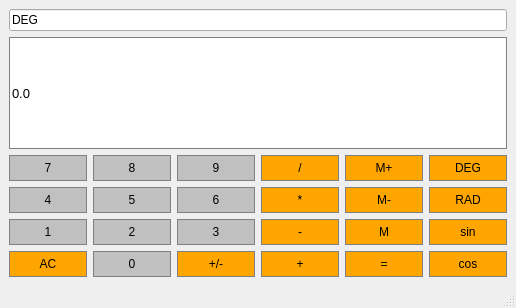
<?xml version="1.0" encoding="UTF-8"?>
<ui version="4.0">
 <class>Calcolatrice</class>
 <widget class="QMainWindow" name="Calcolatrice">
  <property name="geometry">
   <rect>
    <x>0</x>
    <y>0</y>
    <width>516</width>
    <height>308</height>
   </rect>
  </property>
  <property name="sizePolicy">
   <sizepolicy hsizetype="Expanding" vsizetype="Fixed">
    <horstretch>0</horstretch>
    <verstretch>0</verstretch>
   </sizepolicy>
  </property>
  <property name="windowTitle">
   <string>Calcolatrice</string>
  </property>
  <widget class="QWidget" name="centralwidget">
   <layout class="QGridLayout" name="gridLayout">
    <item row="2" column="1">
     <widget class="QPushButton" name="Button8">
      <property name="sizePolicy">
       <sizepolicy hsizetype="Preferred" vsizetype="Preferred">
        <horstretch>0</horstretch>
        <verstretch>0</verstretch>
       </sizepolicy>
      </property>
      <property name="styleSheet">
       <string notr="true">QPushButton{
	background-color: #C0C0C0;
	border: 1px solid gray;
	padding: 5px;
}
QPushButton:pressed{
	background-color: #A9A9A9;
	border: 1px solid gray;
	padding: 5px;
}</string>
      </property>
      <property name="text">
       <string>8</string>
      </property>
     </widget>
    </item>
    <item row="4" column="0">
     <widget class="QPushButton" name="Button1">
      <property name="sizePolicy">
       <sizepolicy hsizetype="Preferred" vsizetype="Preferred">
        <horstretch>0</horstretch>
        <verstretch>0</verstretch>
       </sizepolicy>
      </property>
      <property name="styleSheet">
       <string notr="true">QPushButton{
	background-color: #C0C0C0;
	border: 1px solid gray;
	padding: 5px;
}
QPushButton:pressed{
	background-color: #A9A9A9;
	border: 1px solid gray;
	padding: 5px;
}</string>
      </property>
      <property name="text">
       <string>1</string>
      </property>
     </widget>
    </item>
    <item row="4" column="4">
     <widget class="QPushButton" name="MemGet">
      <property name="sizePolicy">
       <sizepolicy hsizetype="Preferred" vsizetype="Preferred">
        <horstretch>0</horstretch>
        <verstretch>0</verstretch>
       </sizepolicy>
      </property>
      <property name="styleSheet">
       <string notr="true">QPushButton{
	background-color: orange;
	border: 1px solid gray;
	padding: 5px;
}
QPushButton:pressed{
	background-color: #A9A9A9;
	border: 1px solid gray;
	padding: 5px;
}</string>
      </property>
      <property name="text">
       <string>M</string>
      </property>
     </widget>
    </item>
    <item row="3" column="2">
     <widget class="QPushButton" name="Button6">
      <property name="sizePolicy">
       <sizepolicy hsizetype="Preferred" vsizetype="Preferred">
        <horstretch>0</horstretch>
        <verstretch>0</verstretch>
       </sizepolicy>
      </property>
      <property name="styleSheet">
       <string notr="true">QPushButton{
	background-color: #C0C0C0;
	border: 1px solid gray;
	padding: 5px;
}
QPushButton:pressed{
	background-color: #A9A9A9;
	border: 1px solid gray;
	padding: 5px;
}</string>
      </property>
      <property name="text">
       <string>6</string>
      </property>
     </widget>
    </item>
    <item row="4" column="2">
     <widget class="QPushButton" name="Button3">
      <property name="sizePolicy">
       <sizepolicy hsizetype="Preferred" vsizetype="Preferred">
        <horstretch>0</horstretch>
        <verstretch>0</verstretch>
       </sizepolicy>
      </property>
      <property name="styleSheet">
       <string notr="true">QPushButton{
	background-color: #C0C0C0;
	border: 1px solid gray;
	padding: 5px;
}
QPushButton:pressed{
	background-color: #A9A9A9;
	border: 1px solid gray;
	padding: 5px;
}</string>
      </property>
      <property name="text">
       <string>3</string>
      </property>
     </widget>
    </item>
    <item row="2" column="3">
     <widget class="QPushButton" name="Divide">
      <property name="sizePolicy">
       <sizepolicy hsizetype="Preferred" vsizetype="Preferred">
        <horstretch>0</horstretch>
        <verstretch>0</verstretch>
       </sizepolicy>
      </property>
      <property name="styleSheet">
       <string notr="true">QPushButton{
	background-color: orange;
	border: 1px solid gray;
	padding: 5px;
}
QPushButton:pressed{
	background-color: #A9A9A9;
	border: 1px solid gray;
	padding: 5px;
}</string>
      </property>
      <property name="text">
       <string>/</string>
      </property>
     </widget>
    </item>
    <item row="4" column="5">
     <widget class="QPushButton" name="Sin">
      <property name="sizePolicy">
       <sizepolicy hsizetype="Preferred" vsizetype="Preferred">
        <horstretch>0</horstretch>
        <verstretch>0</verstretch>
       </sizepolicy>
      </property>
      <property name="styleSheet">
       <string notr="true">QPushButton{
	background-color: orange;
	border: 1px solid gray;
	padding: 5px;
}
QPushButton:pressed{
	background-color: #A9A9A9;
	border: 1px solid gray;
	padding: 5px;
}</string>
      </property>
      <property name="text">
       <string>sin</string>
      </property>
     </widget>
    </item>
    <item row="2" column="2">
     <widget class="QPushButton" name="Button9">
      <property name="sizePolicy">
       <sizepolicy hsizetype="Preferred" vsizetype="Preferred">
        <horstretch>0</horstretch>
        <verstretch>0</verstretch>
       </sizepolicy>
      </property>
      <property name="styleSheet">
       <string notr="true">QPushButton{
	background-color: #C0C0C0;
	border: 1px solid gray;
	padding: 5px;
}
QPushButton:pressed{
	background-color: #A9A9A9;
	border: 1px solid gray;
	padding: 5px;
}</string>
      </property>
      <property name="text">
       <string>9</string>
      </property>
     </widget>
    </item>
    <item row="2" column="5">
     <widget class="QPushButton" name="Deg">
      <property name="sizePolicy">
       <sizepolicy hsizetype="Preferred" vsizetype="Preferred">
        <horstretch>0</horstretch>
        <verstretch>0</verstretch>
       </sizepolicy>
      </property>
      <property name="styleSheet">
       <string notr="true">QPushButton{
	background-color: orange;
	border: 1px solid gray;
	padding: 5px;
}
QPushButton:pressed{
	background-color: #A9A9A9;
	border: 1px solid gray;
	padding: 5px;
}</string>
      </property>
      <property name="text">
       <string>DEG</string>
      </property>
     </widget>
    </item>
    <item row="5" column="1">
     <widget class="QPushButton" name="Button0">
      <property name="sizePolicy">
       <sizepolicy hsizetype="Preferred" vsizetype="Preferred">
        <horstretch>0</horstretch>
        <verstretch>0</verstretch>
       </sizepolicy>
      </property>
      <property name="styleSheet">
       <string notr="true">QPushButton{
	background-color: #C0C0C0;
	border: 1px solid gray;
	padding: 5px;
}
QPushButton:pressed{
	background-color: #A9A9A9;
	border: 1px solid gray;
	padding: 5px;
}</string>
      </property>
      <property name="text">
       <string>0</string>
      </property>
     </widget>
    </item>
    <item row="4" column="1">
     <widget class="QPushButton" name="Button2">
      <property name="sizePolicy">
       <sizepolicy hsizetype="Preferred" vsizetype="Preferred">
        <horstretch>0</horstretch>
        <verstretch>0</verstretch>
       </sizepolicy>
      </property>
      <property name="styleSheet">
       <string notr="true">QPushButton{
	background-color: #C0C0C0;
	border: 1px solid gray;
	padding: 5px;
}
QPushButton:pressed{
	background-color: #A9A9A9;
	border: 1px solid gray;
	padding: 5px;
}</string>
      </property>
      <property name="text">
       <string>2</string>
      </property>
     </widget>
    </item>
    <item row="5" column="2">
     <widget class="QPushButton" name="ChangeSign">
      <property name="sizePolicy">
       <sizepolicy hsizetype="Preferred" vsizetype="Preferred">
        <horstretch>0</horstretch>
        <verstretch>0</verstretch>
       </sizepolicy>
      </property>
      <property name="styleSheet">
       <string notr="true">QPushButton{
	background-color: orange;
	border: 1px solid gray;
	padding: 5px;
}
QPushButton:pressed{
	background-color: #A9A9A9;
	border: 1px solid gray;
	padding: 5px;
}</string>
      </property>
      <property name="text">
       <string>+/-</string>
      </property>
     </widget>
    </item>
    <item row="3" column="3">
     <widget class="QPushButton" name="Multiply">
      <property name="sizePolicy">
       <sizepolicy hsizetype="Preferred" vsizetype="Preferred">
        <horstretch>0</horstretch>
        <verstretch>0</verstretch>
       </sizepolicy>
      </property>
      <property name="styleSheet">
       <string notr="true">QPushButton{
	background-color: orange;
	border: 1px solid gray;
	padding: 5px;
}
QPushButton:pressed{
	background-color: #A9A9A9;
	border: 1px solid gray;
	padding: 5px;
}</string>
      </property>
      <property name="text">
       <string>*</string>
      </property>
     </widget>
    </item>
    <item row="3" column="4">
     <widget class="QPushButton" name="MemClear">
      <property name="sizePolicy">
       <sizepolicy hsizetype="Preferred" vsizetype="Preferred">
        <horstretch>0</horstretch>
        <verstretch>0</verstretch>
       </sizepolicy>
      </property>
      <property name="styleSheet">
       <string notr="true">QPushButton{
	background-color: orange;
	border: 1px solid gray;
	padding: 5px;
}
QPushButton:pressed{
	background-color: #A9A9A9;
	border: 1px solid gray;
	padding: 5px;
}</string>
      </property>
      <property name="text">
       <string>M-</string>
      </property>
     </widget>
    </item>
    <item row="1" column="0" colspan="6">
     <widget class="QLineEdit" name="Display">
      <property name="sizePolicy">
       <sizepolicy hsizetype="Expanding" vsizetype="Expanding">
        <horstretch>0</horstretch>
        <verstretch>0</verstretch>
       </sizepolicy>
      </property>
      <property name="font">
       <font>
        <pointsize>10</pointsize>
       </font>
      </property>
      <property name="styleSheet">
       <string notr="true">QLineEdit{
	background-color: white;
	border: 1px solid gray;
    color: black;
}</string>
      </property>
      <property name="text">
       <string>0.0</string>
      </property>
      <property name="alignment">
       <set>Qt::AlignLeading|Qt::AlignLeft|Qt::AlignVCenter</set>
      </property>
     </widget>
    </item>
    <item row="5" column="3">
     <widget class="QPushButton" name="Add">
      <property name="sizePolicy">
       <sizepolicy hsizetype="Preferred" vsizetype="Preferred">
        <horstretch>0</horstretch>
        <verstretch>0</verstretch>
       </sizepolicy>
      </property>
      <property name="styleSheet">
       <string notr="true">QPushButton{
	background-color: orange;
	border: 1px solid gray;
	padding: 5px;
}
QPushButton:pressed{
	background-color: #A9A9A9;
	border: 1px solid gray;
	padding: 5px;
}</string>
      </property>
      <property name="text">
       <string>+</string>
      </property>
     </widget>
    </item>
    <item row="5" column="0">
     <widget class="QPushButton" name="AC">
      <property name="sizePolicy">
       <sizepolicy hsizetype="Preferred" vsizetype="Preferred">
        <horstretch>0</horstretch>
        <verstretch>0</verstretch>
       </sizepolicy>
      </property>
      <property name="styleSheet">
       <string notr="true">QPushButton{
	background-color: orange;
	border: 1px solid gray;
	padding: 5px;
}
QPushButton:pressed{
	background-color: #A9A9A9;
	border: 1px solid gray;
	padding: 5px;
}</string>
      </property>
      <property name="text">
       <string>AC</string>
      </property>
     </widget>
    </item>
    <item row="3" column="5">
     <widget class="QPushButton" name="Rad">
      <property name="sizePolicy">
       <sizepolicy hsizetype="Preferred" vsizetype="Preferred">
        <horstretch>0</horstretch>
        <verstretch>0</verstretch>
       </sizepolicy>
      </property>
      <property name="styleSheet">
       <string notr="true">QPushButton{
	background-color: orange;
	border: 1px solid gray;
	padding: 5px;
}
QPushButton:pressed{
	background-color: #A9A9A9;
	border: 1px solid gray;
	padding: 5px;
}</string>
      </property>
      <property name="text">
       <string>RAD</string>
      </property>
     </widget>
    </item>
    <item row="4" column="3">
     <widget class="QPushButton" name="Subtract">
      <property name="sizePolicy">
       <sizepolicy hsizetype="Preferred" vsizetype="Preferred">
        <horstretch>0</horstretch>
        <verstretch>0</verstretch>
       </sizepolicy>
      </property>
      <property name="styleSheet">
       <string notr="true">QPushButton{
	background-color: orange;
	border: 1px solid gray;
	padding: 5px;
}
QPushButton:pressed{
	background-color: #A9A9A9;
	border: 1px solid gray;
	padding: 5px;
}</string>
      </property>
      <property name="text">
       <string>-</string>
      </property>
     </widget>
    </item>
    <item row="5" column="5">
     <widget class="QPushButton" name="Cos">
      <property name="sizePolicy">
       <sizepolicy hsizetype="Preferred" vsizetype="Preferred">
        <horstretch>0</horstretch>
        <verstretch>0</verstretch>
       </sizepolicy>
      </property>
      <property name="styleSheet">
       <string notr="true">QPushButton{
	background-color: orange;
	border: 1px solid gray;
	padding: 5px;
}
QPushButton:pressed{
	background-color: #A9A9A9;
	border: 1px solid gray;
	padding: 5px;
}</string>
      </property>
      <property name="text">
       <string>cos</string>
      </property>
     </widget>
    </item>
    <item row="2" column="0">
     <widget class="QPushButton" name="Button7">
      <property name="sizePolicy">
       <sizepolicy hsizetype="Preferred" vsizetype="Preferred">
        <horstretch>0</horstretch>
        <verstretch>0</verstretch>
       </sizepolicy>
      </property>
      <property name="styleSheet">
       <string notr="true">QPushButton{
	background-color: #C0C0C0;
	border: 1px solid gray;
	padding: 5px;
}
QPushButton:pressed{
	background-color: #A9A9A9;
	border: 1px solid gray;
	padding: 5px;
}</string>
      </property>
      <property name="text">
       <string>7</string>
      </property>
     </widget>
    </item>
    <item row="3" column="0">
     <widget class="QPushButton" name="Button4">
      <property name="sizePolicy">
       <sizepolicy hsizetype="Preferred" vsizetype="Preferred">
        <horstretch>0</horstretch>
        <verstretch>0</verstretch>
       </sizepolicy>
      </property>
      <property name="styleSheet">
       <string notr="true">QPushButton{
	background-color: #C0C0C0;
	border: 1px solid gray;
	padding: 5px;
}
QPushButton:pressed{
	background-color: #A9A9A9;
	border: 1px solid gray;
	padding: 5px;
}</string>
      </property>
      <property name="text">
       <string>4</string>
      </property>
     </widget>
    </item>
    <item row="3" column="1">
     <widget class="QPushButton" name="Button5">
      <property name="sizePolicy">
       <sizepolicy hsizetype="Preferred" vsizetype="Preferred">
        <horstretch>0</horstretch>
        <verstretch>0</verstretch>
       </sizepolicy>
      </property>
      <property name="styleSheet">
       <string notr="true">QPushButton{
	background-color: #C0C0C0;
	border: 1px solid gray;
	padding: 5px;
}
QPushButton:pressed{
	background-color: #A9A9A9;
	border: 1px solid gray;
	padding: 5px;
}</string>
      </property>
      <property name="text">
       <string>5</string>
      </property>
     </widget>
    </item>
    <item row="2" column="4">
     <widget class="QPushButton" name="MemAdd">
      <property name="sizePolicy">
       <sizepolicy hsizetype="Preferred" vsizetype="Preferred">
        <horstretch>0</horstretch>
        <verstretch>0</verstretch>
       </sizepolicy>
      </property>
      <property name="styleSheet">
       <string notr="true">QPushButton{
	background-color: orange;
	border: 1px solid gray;
	padding: 5px;
}
QPushButton:pressed{
	background-color: #A9A9A9;
	border: 1px solid gray;
	padding: 5px;
}</string>
      </property>
      <property name="text">
       <string>M+</string>
      </property>
     </widget>
    </item>
    <item row="5" column="4">
     <widget class="QPushButton" name="Equals">
      <property name="sizePolicy">
       <sizepolicy hsizetype="Preferred" vsizetype="Preferred">
        <horstretch>0</horstretch>
        <verstretch>0</verstretch>
       </sizepolicy>
      </property>
      <property name="styleSheet">
       <string notr="true">QPushButton{
	background-color: orange;
	border: 1px solid gray;
	padding: 5px;
}
QPushButton:pressed{
	background-color: #A9A9A9;
	border: 1px solid gray;
	padding: 5px;
}</string>
      </property>
      <property name="text">
       <string>=</string>
      </property>
     </widget>
    </item>
    <item row="0" column="0" colspan="6">
     <widget class="QLineEdit" name="lineEdit">
      <property name="text">
       <string>DEG</string>
      </property>
     </widget>
    </item>
   </layout>
  </widget>
  <widget class="QMenuBar" name="menubar">
   <property name="geometry">
    <rect>
     <x>0</x>
     <y>0</y>
     <width>516</width>
     <height>26</height>
    </rect>
   </property>
  </widget>
  <widget class="QStatusBar" name="statusbar"/>
 </widget>
 <resources/>
 <connections/>
</ui>
